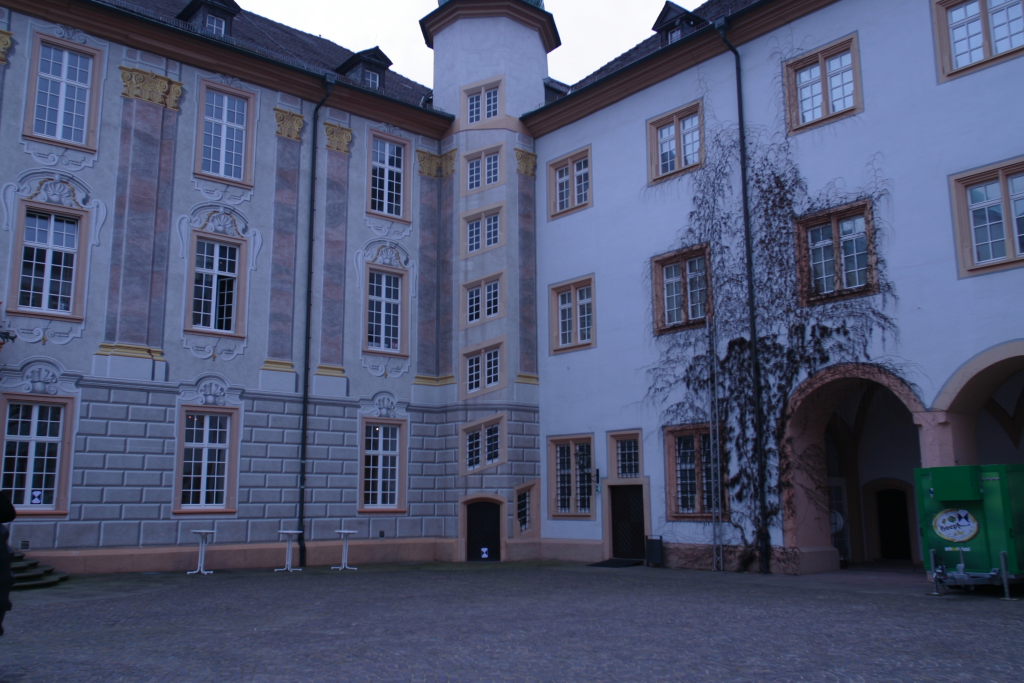
#> input picture Image_to_3d_Usecase/images/0000.jpg, 3072 x 2048 px, given in place of the camera (shown at 1/3 size)
$ python orb_webcam_tracker.py
#> lines starting #> are read from the running program, lines starting #| are printed output that depends on the picture; after the words box and inside, x2 and y2 are one past the last pixel; in counts of white or black regions, pixels touching at a corner belong together
import cv2
import numpy as np
from math import sin, cos, atan2, sqrt, degrees
import sys
import os

# --- Configuration ---
WEBCAM_INDEX = 0          # Index of the webcam (usually 0, 1, etc.)
RESIZE_SCALE_FACTOR = 0.6 # Adjust for performance vs detail
# ORB Parameters
ORB_NFEATURES = 2000 # Number of features to detect (adjust as needed)
# Matching Parameters
MATCHER_RATIO_THRESH = 0.75 # Lowe's ratio test threshold for ORB (good starting point)
RANSAC_THRESHOLD = 5.0  # RANSAC reprojection error threshold (pixels)
MIN_MATCH_COUNT = 10    # Minimum good matches needed for reliable motion estimate
MIN_INLIERS_HIGH_CONF = 25 # Minimum inliers for high confidence path color
PATH_MAX_LENGTH = 200 # Limit path history length
OUTPUT_WINDOW_NAME = 'ORB Enhanced Visual Odometry (Webcam)'

# --- Colors (BGR) ---
CLR_BACKGROUND = (30, 30, 30)    # Dark grey background for panels
CLR_TEXT = (255, 255, 255) # White text
CLR_TEXT_OUTLINE = (0, 0, 0) # Black outline for text
CLR_PATH_HIGH_CONF = (0, 255, 0) # Green path (good tracking)
CLR_PATH_LOW_CONF = (0, 255, 255) # Yellow path (medium tracking)
CLR_PATH_NO_TRACK = (0, 0, 255)  # Red path (tracking lost/few inliers)
CLR_INLIER_MATCH = (0, 255, 0)   # Green lines for good matches
CLR_KEYPOINT_ALL = (255, 150, 0) # Orange-ish for all detected keypoints
CLR_KEYPOINT_INLIER = (255, 0, 0) # Blue for inlier keypoints in main view
CLR_MOTION_ARROW = (0, 255, 255) # Yellow arrow for motion

# --- ORB and Matcher Initialization ---
print("Initializing ORB detector...")
try:
    # Parameters: nfeatures, scaleFactor, nlevels, edgeThreshold, firstLevel, WTA_K, scoreType, patchSize, fastThreshold
    orb = cv2.ORB_create(nfeatures=ORB_NFEATURES)
    print("ORB detector initialized.")
except Exception as e:
     print(f"An unexpected error occurred initializing ORB: {e}")
     exit()

print("Initializing BFMatcher (Hamming)...")
# BFMatcher with Hamming distance for ORB descriptors
# crossCheck=False allows using knnMatch with ratio test
matcher = cv2.BFMatcher(cv2.NORM_HAMMING, crossCheck=False)
print("BFMatcher initialized.")
# --- End ORB Initialization ---

# --- Webcam Initialization ---
print(f"Attempting to open webcam index: {WEBCAM_INDEX}")
video = cv2.VideoCapture(WEBCAM_INDEX)

if not video.isOpened():
    print(f"Error: Could not open webcam {WEBCAM_INDEX}.")
    exit()

# --- Get Frame Dimensions from Webcam ---
print("Reading frame from webcam to get dimensions...")
ret, frame = video.read()
#> frame is the input picture: shape (2048, 3072, 3); mean B, G, R 114.7, 86, 78.3
if not ret or frame is None:
    print("Error: Could not read initial frame from webcam.")
    video.release()
    exit()

orig_height, orig_width = frame.shape[:2]
frame_width = int(orig_width * RESIZE_SCALE_FACTOR)
frame_height = int(orig_height * RESIZE_SCALE_FACTOR)
print(f"Webcam native resolution: {orig_width}x{orig_height}")
#| Webcam native resolution: 3072x2048
print(f"Processing at scaled resolution: {frame_width}x{frame_height}")
#| Processing at scaled resolution: 1843x1228

# --- Initialize Panels, Path, and State ---
panel_width = frame_width
panel_height = frame_height
total_width = panel_width * 2
total_height = panel_height * 2

tracked_path = []
# Store previous frame's keypoints (objects), descriptors (numpy), and coordinates (numpy)
old_frame_data = {'kp_obj': None, 'des': None, 'kp_coords': None}
estimated_center = (frame_width // 2, frame_height // 2)
tracking_confidence = 0

print("Starting webcam processing loop...")
frame_count = 0
while True:
    ret, frame = video.read()
    if not ret or frame is None:
        print("Error: Lost connection or could not read frame from webcam. Exiting.")
        break

    frame_count += 1
    frame_resized = cv2.resize(frame, (frame_width, frame_height), interpolation=cv2.INTER_AREA)
    gray_frame = cv2.cvtColor(frame_resized, cv2.COLOR_BGR2GRAY)
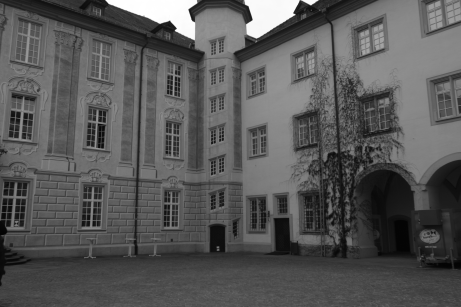
#> gray_frame: shape (1228, 1843) (shown at 1/4 size); min 2, max 255, mean 87

    # --- Initialize Panels ---
    panel_main = frame_resized.copy()
    panel_features = np.full((panel_height, panel_width, 3), CLR_BACKGROUND, dtype=np.uint8)
    panel_path = np.full((panel_height, panel_width, 3), CLR_BACKGROUND, dtype=np.uint8)
    panel_stats = np.full((panel_height, panel_width, 3), CLR_BACKGROUND, dtype=np.uint8)

    # --- ORB Feature Extraction ---
    kp2_obj = None # KeyPoint objects
    des2 = None    # Descriptors (NumPy Binary)
    kp2_coords = None # Coordinates (NumPy)
    num_kp2 = 0
    try:
        # Detect ORB keypoints and compute descriptors
        kp2_obj, des2 = orb.detectAndCompute(gray_frame, None)
#> kp2_obj = 2000 keypoints; strongest (x, y, size): (678, 771, 31), (704, 114, 44.6), (705, 114, 31), (1175, 52, 37.2)

        if kp2_obj is not None and len(kp2_obj) > 0:
            # Extract coordinates into a NumPy array
            kp2_coords = np.array([kp.pt for kp in kp2_obj], dtype=np.float32)
#> kp2_coords = 2000 pairs, first value 37 to 1740.1, second value 37 to 1029.6
            num_kp2 = len(kp2_obj)
#> num_kp2 = 2000
        else:
            kp2_obj = []
            num_kp2 = 0

    except Exception as e:
        print(f"  Warn: ORB detectAndCompute failed on frame {frame_count}: {e}")
        kp2_obj = []
        des2 = None
        kp2_coords = None
        num_kp2 = 0


    # --- Draw All Detected Keypoints (Feature Panel) ---
    if kp2_coords is not None:
        for x, y in kp2_coords:
            if 0 <= x < panel_width and 0 <= y < panel_height:
                 cv2.circle(panel_features, (int(round(x)), int(round(y))), 1, CLR_KEYPOINT_ALL, -1)
#> this loop made 2000 passes
#> (x, y) on passes 1 to 3: (720, 332), (894, 546), (780, 91)
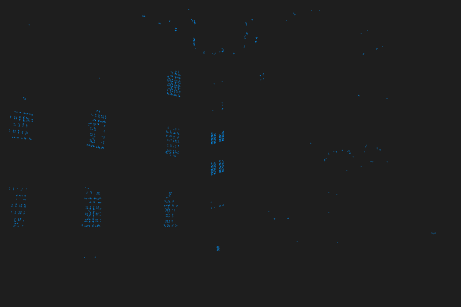
#> panel_features: shape (1228, 1843, 3) (shown at 1/4 size); mean of channels 0, 1, 2 30.7, 30.4, 29.9; drawn as B, G, R
    cv2.putText(panel_features, "Detected Keypoints (ORB)", (10, 20), cv2.FONT_HERSHEY_SIMPLEX, 0.5, CLR_TEXT, 1, cv2.LINE_AA)
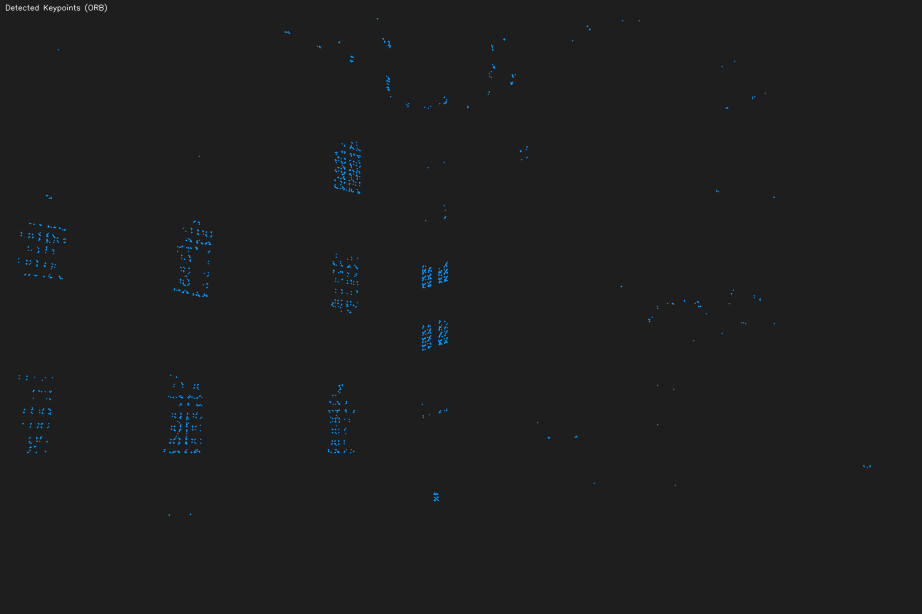
#> panel_features: shape (1228, 1843, 3) (shown at 1/2 size); 0.06% of pixels changed, all inside (x1, y1, x2, y2) = (11, 7, 215, 26); drawn as B, G, R
    cv2.putText(panel_features, f"Count: {num_kp2}", (10, 40), cv2.FONT_HERSHEY_SIMPLEX, 0.5, CLR_TEXT, 1, cv2.LINE_AA)
#> panel_features: shape (1228, 1843, 3); 0.03% of pixels changed, all inside (x1, y1, x2, y2) = (10, 28, 109, 42)


    # --- Matching and Motion Estimation ---
    num_raw_matches = 0 # Will count matches *after* ratio test
    num_inliers = 0
    mean_angle_deg = 0.0
    mean_magnitude = 0.0
    current_tracking_confidence = 0
    good_matches = [] # Store matches passing the ratio test

    # Ensure we have descriptors from both frames
    # ORB descriptors can be None if no features are found
    if old_frame_data['des'] is not None and des2 is not None and \
       len(old_frame_data['des']) > 0 and len(des2) > 0:

        old_des = old_frame_data['des']
        old_kp_coords = old_frame_data['kp_coords'] # Coordinates from previous frame

        try:
            # Find k=2 best matches for each descriptor
            matches = matcher.knnMatch(old_des, des2, k=2)

            # Apply Lowe's Ratio Test
            good_matches = []
            # Need to handle cases where knnMatch doesn't return 2 neighbors (less likely with crossCheck=False)
            for match_pair in matches:
                if len(match_pair) == 2:
                    m, n = match_pair
                    if m.distance < MATCHER_RATIO_THRESH * n.distance:
                        good_matches.append(m)
                elif len(match_pair) == 1: # Should not happen often with k=2 & crossCheck=False
                    # good_matches.append(match_pair[0]) # Optionally keep single good match
                    pass

            num_raw_matches = len(good_matches) # Count after ratio test

            if num_raw_matches >= MIN_MATCH_COUNT:
                # Extract coordinates of the good matches
                mkpts1_np = np.float32([old_kp_coords[m.queryIdx] for m in good_matches])
                mkpts2_np = np.float32([kp2_coords[m.trainIdx] for m in good_matches])

                # Find Homography with RANSAC
                H, mask = cv2.findHomography(mkpts1_np, mkpts2_np, cv2.RANSAC, RANSAC_THRESHOLD)

                if H is not None and mask is not None:
                    inlier_mask = mask.ravel() == 1
                    num_inliers = np.sum(inlier_mask)

                    if num_inliers >= MIN_MATCH_COUNT:
                        # Filter points using the RANSAC mask
                        inlier_mkpts1 = mkpts1_np[inlier_mask]
                        inlier_mkpts2 = mkpts2_np[inlier_mask]

                        # Calculate motion from inliers
                        delta_vectors = inlier_mkpts2 - inlier_mkpts1
                        avg_delta = np.mean(delta_vectors, axis=0)
                        avg_dx, avg_dy = avg_delta[0], avg_delta[1]

                        mean_angle_rad = atan2(avg_dy, avg_dx)
                        mean_angle_deg = degrees(mean_angle_rad)
                        mean_magnitude = sqrt(avg_dx**2 + avg_dy**2)

                        # Update Path Estimation
                        last_x, last_y = tracked_path[-1] if tracked_path else estimated_center
                        new_center_x = last_x + avg_dx
                        new_center_y = last_y + avg_dy
                        new_center_x = int(round(max(0, min(panel_width - 1, new_center_x))))
                        new_center_y = int(round(max(0, min(panel_height - 1, new_center_y))))
                        estimated_center = (new_center_x, new_center_y)

                        # Determine Confidence
                        if num_inliers >= MIN_INLIERS_HIGH_CONF:
                            current_tracking_confidence = 2 # High
                        else:
                            current_tracking_confidence = 1 # Low

                        # Draw Inlier Matches (Main Panel)
                        for pt1, pt2 in zip(inlier_mkpts1, inlier_mkpts2):
                             pt1_int = (int(round(pt1[0])), int(round(pt1[1])))
                             pt2_int = (int(round(pt2[0])), int(round(pt2[1])))
                             if 0 <= pt1_int[0] < panel_width and 0 <= pt1_int[1] < panel_height and \
                                0 <= pt2_int[0] < panel_width and 0 <= pt2_int[1] < panel_height:
                                 cv2.line(panel_main, pt1_int, pt2_int, CLR_INLIER_MATCH, 1)
                                 cv2.circle(panel_main, pt2_int, 3, CLR_KEYPOINT_INLIER, -1)
                    else:
                         current_tracking_confidence = 0 # Not enough inliers
                else:
                     current_tracking_confidence = 0 # Homography failed
            else:
                 current_tracking_confidence = 0 # Not enough good matches (after ratio test)

        except cv2.error as e:
             print(f"  Warn: OpenCV error during matching/homography on frame {frame_count}: {e}")
             current_tracking_confidence = 0
        except Exception as e:
            print(f"  Warn: Generic error during matching/homography on frame {frame_count}: {e}")
            current_tracking_confidence = 0
    else:
        # Not enough features/descriptors in one or both frames
        current_tracking_confidence = 0

    # --- Update and Draw Path ---
    if not tracked_path:
        if kp2_coords is not None: # Init only if features detected
             tracked_path.append(estimated_center)
             tracking_confidence = current_tracking_confidence
    elif current_tracking_confidence > 0 :
        tracked_path.append(estimated_center)
        tracking_confidence = current_tracking_confidence
    else:
        if tracked_path:
            tracked_path.append(tracked_path[-1])
        # Keep old tracking_confidence for path color

    if len(tracked_path) > PATH_MAX_LENGTH:
        tracked_path.pop(0)

    if tracking_confidence == 2: path_color = CLR_PATH_HIGH_CONF
    elif tracking_confidence == 1: path_color = CLR_PATH_LOW_CONF
    else: path_color = CLR_PATH_NO_TRACK

    if len(tracked_path) > 1:
        path_np = np.array(tracked_path, dtype=np.int32)
        cv2.polylines(panel_path, [path_np], isClosed=False, color=path_color, thickness=2)
        recent_path_segment = path_np[max(0, len(path_np)-20):]
        if len(recent_path_segment) > 1:
             cv2.polylines(panel_main, [recent_path_segment], isClosed=False, color=path_color, thickness=2)

    cv2.putText(panel_path, "Path Overview", (10, 20), cv2.FONT_HERSHEY_SIMPLEX, 0.5, CLR_TEXT, 1, cv2.LINE_AA)

    # --- Draw Motion Arrow and Stats (Stats Panel) ---
    cv2.putText(panel_stats, "Motion & Stats (ORB)", (10, 20), cv2.FONT_HERSHEY_SIMPLEX, 0.5, CLR_TEXT, 1, cv2.LINE_AA)
    if current_tracking_confidence > 0 and mean_magnitude > 0.1:
        arrow_start_x = panel_width // 2
        arrow_start_y = panel_height // 2
        arrow_len = min(panel_width, panel_height) * 0.15
        arrow_end_x = int(arrow_start_x + cos(mean_angle_rad) * mean_magnitude * 5)
        arrow_end_y = int(arrow_start_y + sin(mean_angle_rad) * mean_magnitude * 5)
        arrow_end_x = max(0, min(panel_width - 1, arrow_end_x))
        arrow_end_y = max(0, min(panel_height - 1, arrow_end_y))
        cv2.arrowedLine(panel_stats, (arrow_start_x, arrow_start_y), (arrow_end_x, arrow_end_y),
                        CLR_MOTION_ARROW, 2, tipLength=0.3)

    conf_text = ["Lost", "Low", "High"][current_tracking_confidence]
    info_text = [
        f"Frame: {frame_count}",
        f"Kpts: {num_kp2}",
        f"Matches (Ratio Test): {num_raw_matches}",
        f"Inliers: {num_inliers}",
        f"Confidence: {conf_text}",
        f"Angle: {mean_angle_deg:.1f} deg",
        f"Disp.: {mean_magnitude:.1f} px"
    ]
#> info_text = ['Frame: 1', 'Kpts: 2000', 'Matches (Ratio Test): 0', 'Inliers: 0', 'Confidence: Lost', 'Angle: 0.0 deg', 'Disp.: 0.0 px']
    y_offset = 40
    for i, line in enumerate(info_text):
        pos = (10, y_offset + i * 18)
        cv2.putText(panel_stats, line, pos, cv2.FONT_HERSHEY_SIMPLEX, 0.45, CLR_TEXT_OUTLINE, 2, cv2.LINE_AA)
        cv2.putText(panel_stats, line, pos, cv2.FONT_HERSHEY_SIMPLEX, 0.45, CLR_TEXT, 1, cv2.LINE_AA)
#> this loop made 7 passes
#> (line, pos) on passes 1 to 7: ('Frame: 1', (10, 40)), ('Kpts: 2000', (10, 58)), ('Matches (Ratio Test): 0', (10, 76)), ('Inliers: 0', (10, 94)), ('Confidence: Lost', (10, 112)), ('Angle: 0.0 deg', (10, 130)), ('Disp.: 0.0 px', (10, 148))
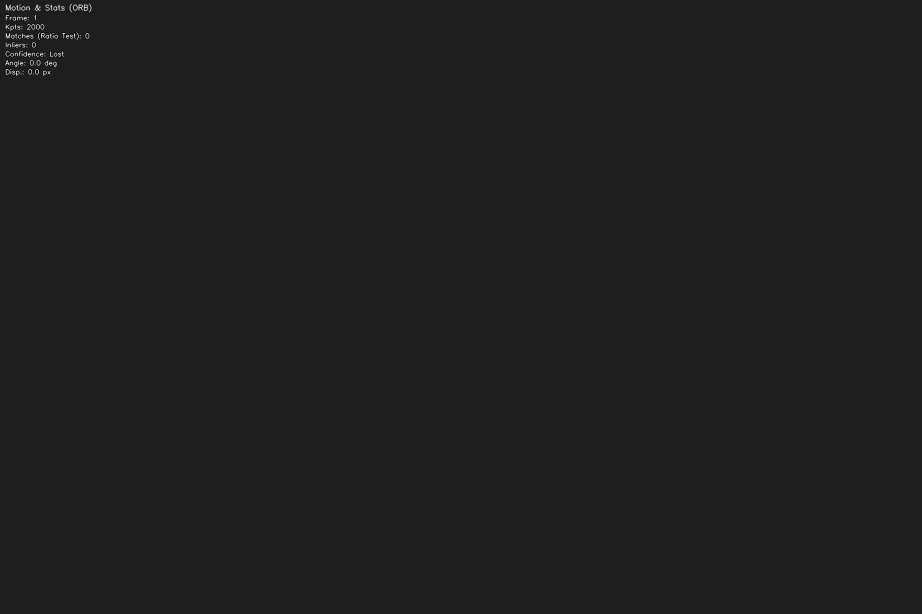
#> panel_stats: shape (1228, 1843, 3) (shown at 1/2 size); min 0, max 255, mean 30.2

    # --- Combine Panels ---
    top_row = np.hstack((panel_main, panel_features))
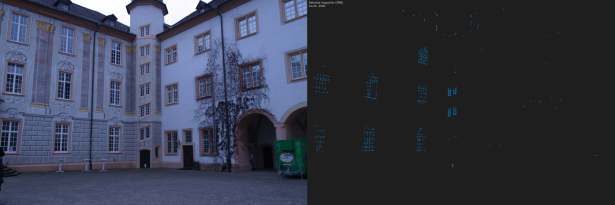
#> top_row: shape (1228, 3686, 3) (shown at 1/6 size); mean B, G, R 72.7, 58.2, 54.1
    bottom_row = np.hstack((panel_path, panel_stats))
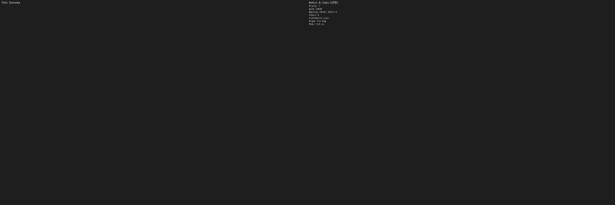
#> bottom_row: shape (1228, 3686, 3) (shown at 1/6 size); min 0, max 255, mean 30.1
    combined_output = np.vstack((top_row, bottom_row))
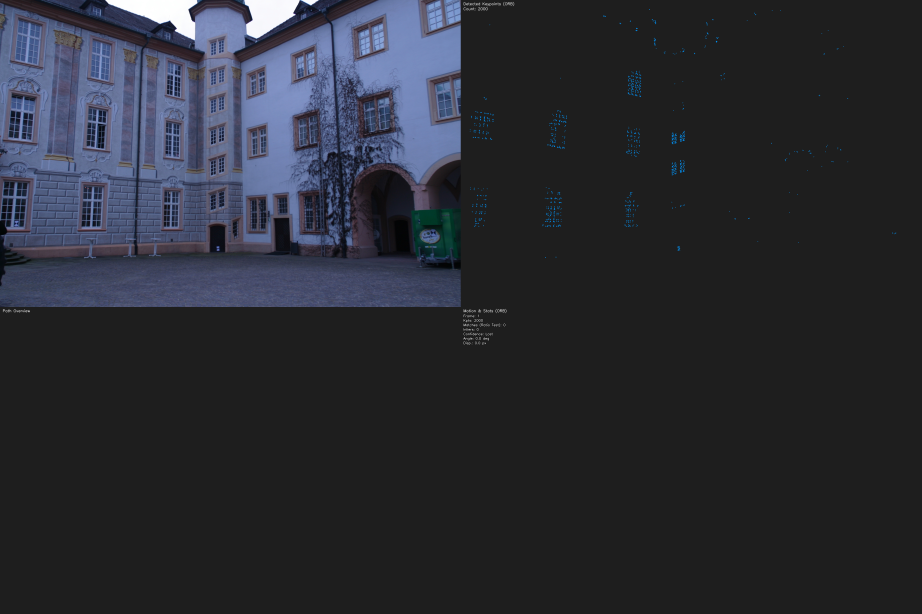
#> combined_output: shape (2456, 3686, 3) (shown at 1/4 size); mean B, G, R 51.4, 44.2, 42.1

    cv2.imshow(OUTPUT_WINDOW_NAME, combined_output)

    # --- Update Old Frame Data ---
    # ORB can return None for descriptors if no features are found
    if kp2_obj is not None and des2 is not None and kp2_coords is not None:
         old_frame_data['kp_obj'] = kp2_obj
         old_frame_data['des'] = des2
         old_frame_data['kp_coords'] = kp2_coords
    else: # Reset if detection failed or found nothing
         old_frame_data = {'kp_obj': None, 'des': None, 'kp_coords': None}


    if cv2.waitKey(1) & 0xFF == ord('q'):
#> (key q is pressed here)
        print("Exit requested by user.")
        break

# --- Cleanup ---
print("Releasing webcam and closing windows.")
video.release()
cv2.destroyAllWindows()
